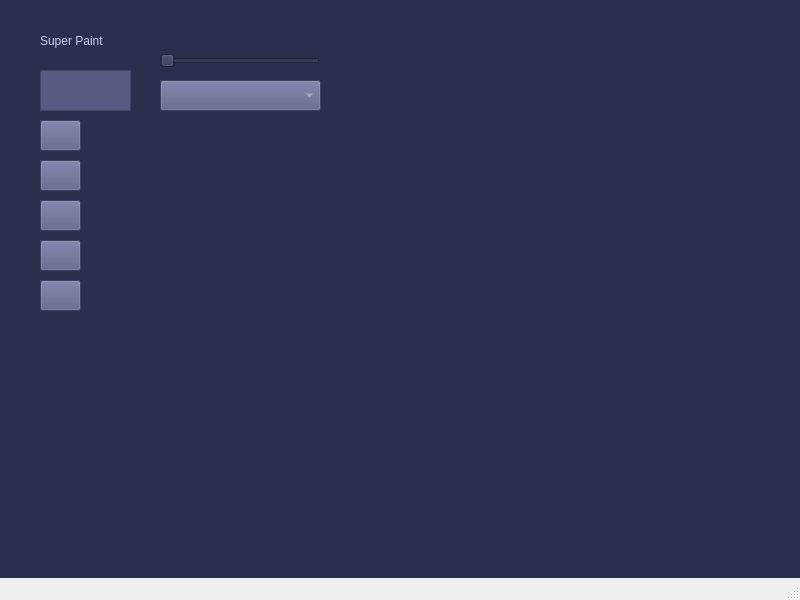
<?xml version="1.0" encoding="UTF-8"?>
<ui version="4.0">
 <class>MainWindow</class>
 <widget class="QMainWindow" name="MainWindow">
  <property name="geometry">
   <rect>
    <x>0</x>
    <y>0</y>
    <width>800</width>
    <height>600</height>
   </rect>
  </property>
  <property name="windowTitle">
   <string>MainWindow</string>
  </property>
  <widget class="QWidget" name="centralwidget">
   <property name="styleSheet">
    <string notr="true">background-color:#2c2e4d</string>
   </property>
   <widget class="QLabel" name="label">
    <property name="geometry">
     <rect>
      <x>40</x>
      <y>30</y>
      <width>91</width>
      <height>21</height>
     </rect>
    </property>
    <property name="styleSheet">
     <string notr="true">font: 63 12pt &quot;Segoe UI Variable Display Semib&quot;;
color:#cbcdf5</string>
    </property>
    <property name="text">
     <string>Super Paint</string>
    </property>
   </widget>
   <widget class="QPlainTextEdit" name="plainTextEdit">
    <property name="geometry">
     <rect>
      <x>40</x>
      <y>70</y>
      <width>91</width>
      <height>41</height>
     </rect>
    </property>
    <property name="styleSheet">
     <string notr="true">background-color:#575a82;
color:#b8bade;
border-color:#cbcdf5;</string>
    </property>
   </widget>
   <widget class="QSlider" name="horizontalSlider">
    <property name="geometry">
     <rect>
      <x>160</x>
      <y>50</y>
      <width>160</width>
      <height>21</height>
     </rect>
    </property>
    <property name="orientation">
     <enum>Qt::Horizontal</enum>
    </property>
   </widget>
   <widget class="QPushButton" name="pushButton">
    <property name="geometry">
     <rect>
      <x>40</x>
      <y>240</y>
      <width>41</width>
      <height>31</height>
     </rect>
    </property>
    <property name="styleSheet">
     <string notr="true">background-color:#575a82;
color:#b8bade;
border-color:#cbcdf5;</string>
    </property>
    <property name="text">
     <string/>
    </property>
    <property name="icon">
     <iconset>
      <normaloff>../icons/line_end_24dp_E3E3E3_FILL0_wght400_GRAD0_opsz24.png</normaloff>../icons/line_end_24dp_E3E3E3_FILL0_wght400_GRAD0_opsz24.png</iconset>
    </property>
   </widget>
   <widget class="QPushButton" name="pushButton_2">
    <property name="geometry">
     <rect>
      <x>40</x>
      <y>120</y>
      <width>41</width>
      <height>31</height>
     </rect>
    </property>
    <property name="styleSheet">
     <string notr="true">background-color:#575a82;
color:#b8bade;
border-color:#cbcdf5;</string>
    </property>
    <property name="text">
     <string/>
    </property>
    <property name="icon">
     <iconset>
      <normaloff>../icons/square_24dp_E3E3E3_FILL0_wght400_GRAD0_opsz24.png</normaloff>../icons/square_24dp_E3E3E3_FILL0_wght400_GRAD0_opsz24.png</iconset>
    </property>
   </widget>
   <widget class="QPushButton" name="pushButton_3">
    <property name="geometry">
     <rect>
      <x>40</x>
      <y>280</y>
      <width>41</width>
      <height>31</height>
     </rect>
    </property>
    <property name="styleSheet">
     <string notr="true">background-color:#575a82;
color:#b8bade;
border-color:#cbcdf5;</string>
    </property>
    <property name="text">
     <string/>
    </property>
    <property name="icon">
     <iconset>
      <normaloff>../icons/brush_24dp_E3E3E3_FILL0_wght400_GRAD0_opsz24.png</normaloff>../icons/brush_24dp_E3E3E3_FILL0_wght400_GRAD0_opsz24.png</iconset>
    </property>
   </widget>
   <widget class="QPushButton" name="pushButton_4">
    <property name="geometry">
     <rect>
      <x>40</x>
      <y>200</y>
      <width>41</width>
      <height>31</height>
     </rect>
    </property>
    <property name="styleSheet">
     <string notr="true">background-color:#575a82;
color:#b8bade;
border-color:#cbcdf5;</string>
    </property>
    <property name="text">
     <string/>
    </property>
    <property name="icon">
     <iconset>
      <normaloff>../icons/save_24dp_E3E3E3_FILL0_wght400_GRAD0_opsz24.png</normaloff>../icons/save_24dp_E3E3E3_FILL0_wght400_GRAD0_opsz24.png</iconset>
    </property>
   </widget>
   <widget class="QPushButton" name="pushButton_5">
    <property name="geometry">
     <rect>
      <x>40</x>
      <y>160</y>
      <width>41</width>
      <height>31</height>
     </rect>
    </property>
    <property name="styleSheet">
     <string notr="true">background-color:#575a82;
color:#b8bade;
border-color:#cbcdf5;</string>
    </property>
    <property name="text">
     <string/>
    </property>
    <property name="icon">
     <iconset>
      <normaloff>../icons/ink_eraser_24dp_E3E3E3_FILL0_wght400_GRAD0_opsz24.png</normaloff>../icons/ink_eraser_24dp_E3E3E3_FILL0_wght400_GRAD0_opsz24.png</iconset>
    </property>
   </widget>
   <widget class="QComboBox" name="comboBox">
    <property name="geometry">
     <rect>
      <x>160</x>
      <y>80</y>
      <width>161</width>
      <height>31</height>
     </rect>
    </property>
    <property name="styleSheet">
     <string notr="true">background-color:#575a82;
color:#b8bade;
border-color:#cbcdf5;</string>
    </property>
   </widget>
  </widget>
  <widget class="QMenuBar" name="menubar">
   <property name="geometry">
    <rect>
     <x>0</x>
     <y>0</y>
     <width>800</width>
     <height>21</height>
    </rect>
   </property>
  </widget>
  <widget class="QStatusBar" name="statusbar"/>
 </widget>
 <resources/>
 <connections/>
</ui>
